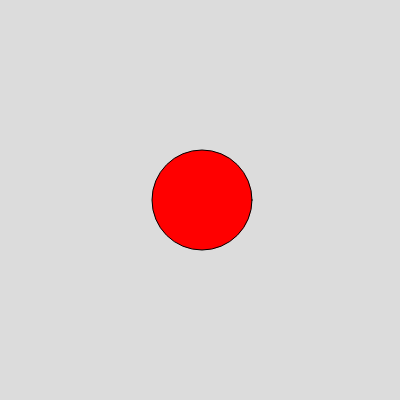
Frame 1 (no input)
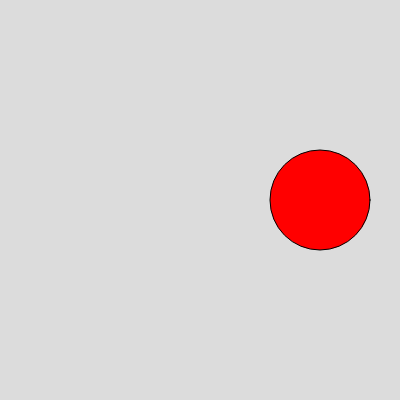
Frame 60 (no input)
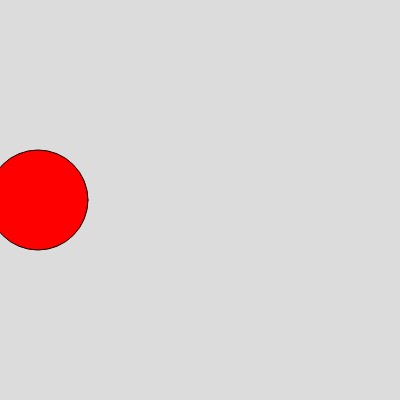
Frame 120 (the mouse pressed at the canvas centre since frame 60)

The p5.js sketch that drew these frames (run headless with seeded random() and noise() and a simulated clock; from frame 60 on, the mouse is pressed at the canvas centre):

// p5.js sketch
// ── sketch.js
let kreis = {
  x: 200,
  y: 200,
  radius: 50,
  farbe: [255, 0, 0],
  bewegen: function() {
    this.x += 2;
    if(this.x > width) this.x = 0;
  },
  anzeigen: function() {
    fill(this.farbe);
    circle(this.x, this.y, this.radius*2);
  }
};

function setup() {
  createCanvas(400, 400);
}

function draw() {
  background(220);
  kreis.bewegen();
  kreis.anzeigen();
}
